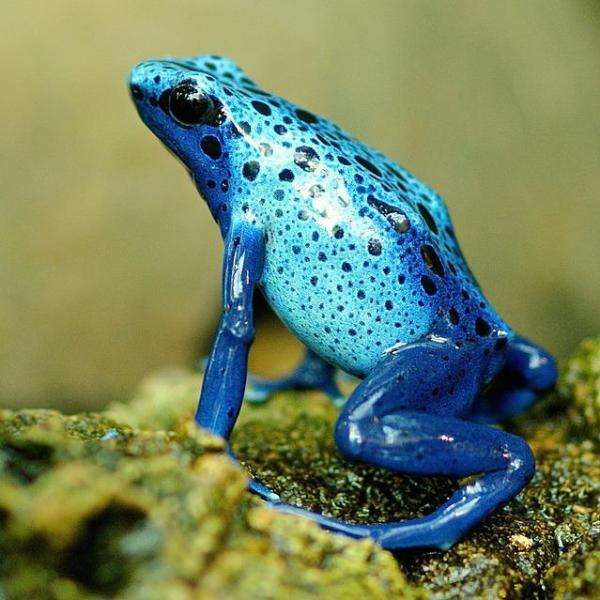
#> input picture Alistirmalar/media/blue_frog.jpg, 600 x 600 px
$ python Image_segmentation.py
#> lines starting #> are read from the running program, lines starting #| are printed output that depends on the picture; after the words box and inside, x2 and y2 are one past the last pixel; in counts of white or black regions, pixels touching at a corner belong together
import cv2
import numpy as np
import matplotlib.pyplot as plt
from Graph3D import Visulize3D_RGB as vis3d_rgb
from Graph3D import Visulize3D_HSV as vis3d_hsv
from Graph3D import hsvDisplayer as hsv_disp

# Load the image.
img = cv2.imread('media/blue_frog.jpg')
#> img is the input picture: shape (600, 600, 3); mean B, G, R 97.6, 131.6, 113.5

# Convert the image to RGB and HSV color spaces.
img_rgb = cv2.cvtColor(img, cv2.COLOR_BGR2RGB)
img_hsv = cv2.cvtColor(img, cv2.COLOR_BGR2HSV)
#> img_hsv: shape (600, 600, 3); mean H, S, V 51.2, 137.9, 143.1

# Visualize the RGB and HSV images as 3D scatter plots.
# This code is commented out because it is not necessary for this example.
# vis3d_rgb(img_rgb)
# vis3d_hsv(img_hsv)

# Create a mask for the blue color in HSV space.
# The lower and upper bounds of the blue color in HSV space are specified.
lower_blue = (55, 0, 0)
upper_blue = (118, 255, 255)
mask = cv2.inRange(img_hsv, lower_blue, upper_blue)
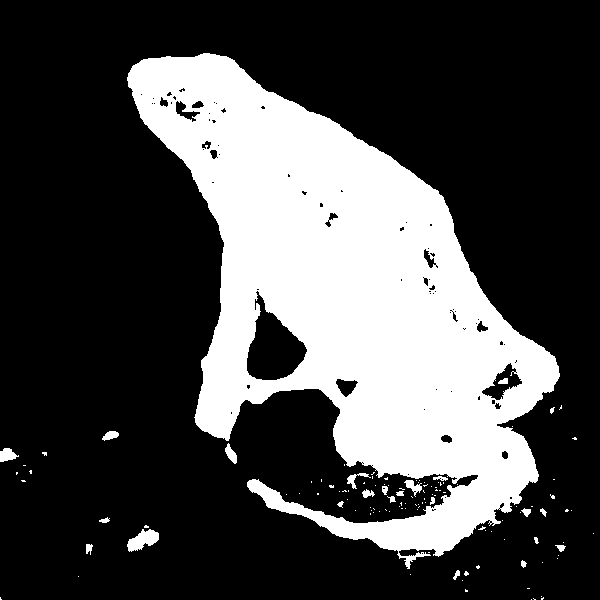
#> mask: shape (600, 600); 28.7% white; 121 white regions (97 under 20 px), largest, box (x1, y1, x2, y2) and area: (127, 53, 560, 569) 101112, (127, 529, 159, 552) 428, (0, 448, 19, 462) 175

# Apply the mask to the RGB image. The `bitwise_and()` function takes two images as input and returns a new image
# that contains the pixels that are common to both images.
result = cv2.bitwise_and(img_rgb, img_rgb, mask=mask)
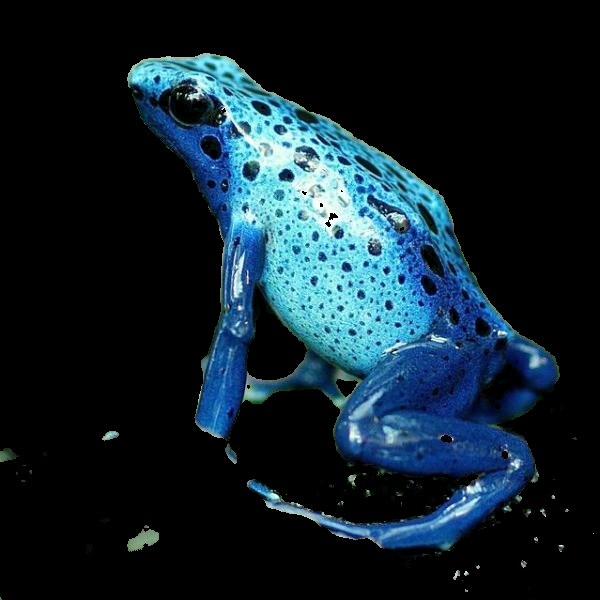
#> result: shape (600, 600, 3); mean R, G, B 17.1, 33.9, 43.4

# Display the mask and the result image. The `subplot()` function creates a subplot in a figure. The subplot is
# divided into two rows and two columns, and the first subplot is used to display the mask and the second subplot is
# used to display the result image.
plt.subplot(1, 2, 1)
plt.imshow(mask, cmap="gray")

plt.subplot(1, 2, 2)
plt.imshow(result)
plt.show()
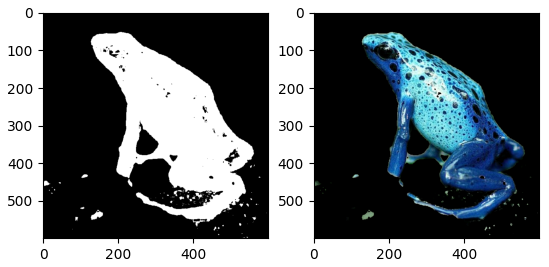
#> figure drawn by matplotlib, 2 panels

# Wait for the user to press a key.
cv2.waitKey(0)

# Destroy all windows that were created by the `cv2` library.
cv2.destroyAllWindows()

$ run again, with Alistirmalar/media/bulldog.jpg copied over Alistirmalar/media/blue_frog.jpg
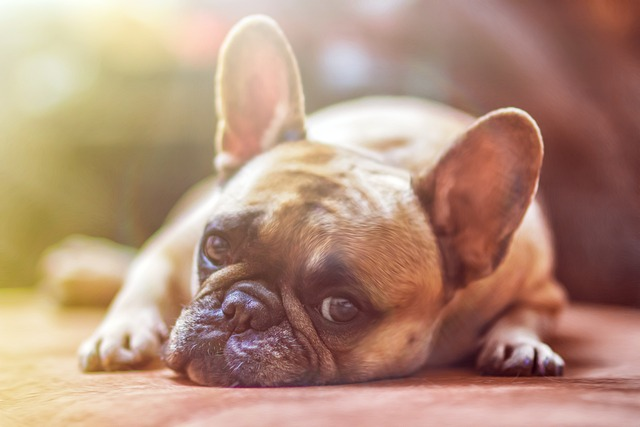
#> input picture Alistirmalar/media/bulldog.jpg, 640 x 427 px
#> img is the input picture: shape (427, 640, 3); mean B, G, R 124.2, 144.3, 179.3
#> img_hsv: shape (427, 640, 3); mean H, S, V 24.9, 86.7, 179.5
#> `mask = cv2.inRange(img_hsv, lower_blue, upper_blue)`:
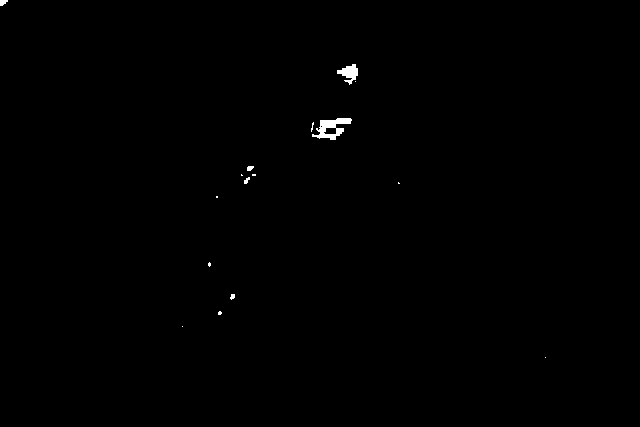
#> mask: shape (427, 640); 0.3% white; 16 white regions (10 under 20 px), largest, box (x1, y1, x2, y2) and area: (312, 118, 352, 140) 413, (337, 64, 358, 85) 229, (0, 0, 8, 6) 35, (247, 166, 254, 171) 28, (244, 177, 250, 184) 25, (230, 294, 235, 300) 22
#> `plt.show()`:
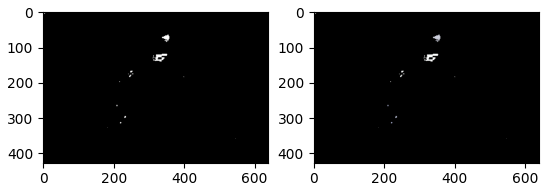
#> figure drawn by matplotlib, 2 panels

$ run again, with Alistirmalar/media/green_frog.jpg copied over Alistirmalar/media/blue_frog.jpg
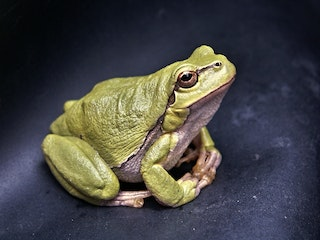
#> input picture Alistirmalar/media/green_frog.jpg, 320 x 240 px
#> img is the input picture: shape (240, 320, 3); mean B, G, R 68.4, 68.9, 69.2
#> img_hsv: shape (240, 320, 3); mean H, S, V 92.5, 96.7, 83.5
#> `mask = cv2.inRange(img_hsv, lower_blue, upper_blue)`:
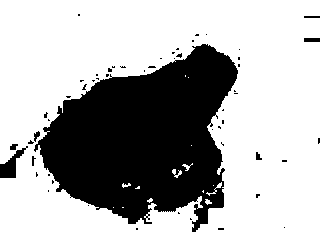
#> mask: shape (240, 320); 68.7% white; 55 black regions (47 under 20 px), largest, box (x1, y1, x2, y2) and area: (34, 44, 238, 232) 23147, (0, 146, 28, 178) 348, (304, 38, 320, 42) 64
#> `plt.show()`:
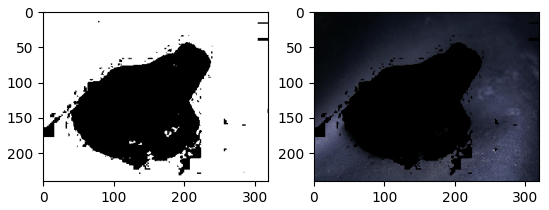
#> figure drawn by matplotlib, 2 panels
